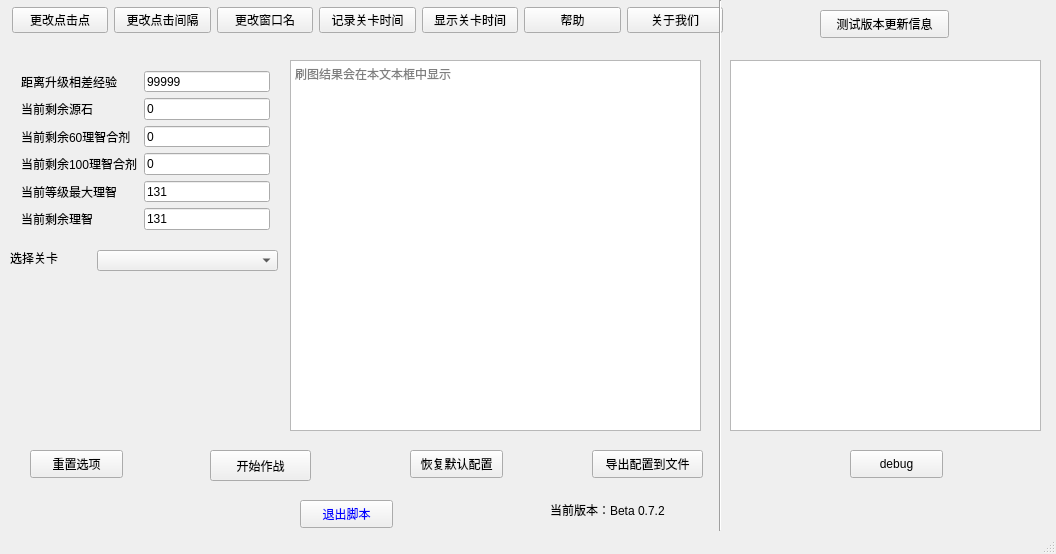
<?xml version="1.0" encoding="UTF-8"?>
<ui version="4.0">
 <class>MainWindow</class>
 <widget class="QMainWindow" name="MainWindow">
  <property name="geometry">
   <rect>
    <x>0</x>
    <y>0</y>
    <width>1056</width>
    <height>554</height>
   </rect>
  </property>
  <property name="windowTitle">
   <string>明日方舟-刷图脚本</string>
  </property>
  <property name="windowIcon">
   <iconset>
    <normaloff>MainWindowIcon.jpg</normaloff>MainWindowIcon.jpg</iconset>
  </property>
  <property name="toolTipDuration">
   <number>-1</number>
  </property>
  <property name="documentMode">
   <bool>false</bool>
  </property>
  <widget class="QWidget" name="centralWidget">
   <widget class="QTextBrowser" name="result_textarea">
    <property name="geometry">
     <rect>
      <x>290</x>
      <y>60</y>
      <width>411</width>
      <height>371</height>
     </rect>
    </property>
    <property name="placeholderText">
     <string>刷图结果会在本文本框中显示</string>
    </property>
   </widget>
   <widget class="QPushButton" name="start">
    <property name="geometry">
     <rect>
      <x>210</x>
      <y>450</y>
      <width>101</width>
      <height>31</height>
     </rect>
    </property>
    <property name="text">
     <string>开始作战</string>
    </property>
   </widget>
   <widget class="QPushButton" name="reset">
    <property name="geometry">
     <rect>
      <x>30</x>
      <y>450</y>
      <width>93</width>
      <height>28</height>
     </rect>
    </property>
    <property name="text">
     <string>重置选项</string>
    </property>
   </widget>
   <widget class="QPushButton" name="input">
    <property name="geometry">
     <rect>
      <x>410</x>
      <y>450</y>
      <width>93</width>
      <height>28</height>
     </rect>
    </property>
    <property name="text">
     <string>恢复默认配置</string>
    </property>
   </widget>
   <widget class="QPushButton" name="output">
    <property name="geometry">
     <rect>
      <x>592</x>
      <y>450</y>
      <width>111</width>
      <height>28</height>
     </rect>
    </property>
    <property name="text">
     <string>导出配置到文件</string>
    </property>
   </widget>
   <widget class="QLabel" name="version">
    <property name="geometry">
     <rect>
      <x>550</x>
      <y>500</y>
      <width>161</width>
      <height>20</height>
     </rect>
    </property>
    <property name="text">
     <string>当前版本：Beta 0.7.2</string>
    </property>
   </widget>
   <widget class="QPushButton" name="Exit">
    <property name="geometry">
     <rect>
      <x>300</x>
      <y>500</y>
      <width>93</width>
      <height>28</height>
     </rect>
    </property>
    <property name="styleSheet">
     <string notr="true">color: rgb(0, 0, 255);</string>
    </property>
    <property name="text">
     <string>退出脚本</string>
    </property>
   </widget>
   <widget class="QWidget" name="horizontalLayoutWidget">
    <property name="geometry">
     <rect>
      <x>10</x>
      <y>0</y>
      <width>715</width>
      <height>41</height>
     </rect>
    </property>
    <layout class="QHBoxLayout" name="horizontalLayout">
     <property name="leftMargin">
      <number>2</number>
     </property>
     <property name="topMargin">
      <number>2</number>
     </property>
     <property name="rightMargin">
      <number>2</number>
     </property>
     <property name="bottomMargin">
      <number>2</number>
     </property>
     <item>
      <widget class="QPushButton" name="pixelButton">
       <property name="text">
        <string>更改点击点</string>
       </property>
      </widget>
     </item>
     <item>
      <widget class="QPushButton" name="cSleepButton">
       <property name="text">
        <string>更改点击间隔</string>
       </property>
      </widget>
     </item>
     <item>
      <widget class="QPushButton" name="windowButton">
       <property name="text">
        <string>更改窗口名</string>
       </property>
      </widget>
     </item>
     <item>
      <widget class="QPushButton" name="LevelTimeRecord">
       <property name="text">
        <string>记录关卡时间</string>
       </property>
      </widget>
     </item>
     <item>
      <widget class="QPushButton" name="levelTimeShow">
       <property name="text">
        <string>显示关卡时间</string>
       </property>
      </widget>
     </item>
     <item>
      <widget class="QPushButton" name="helpButton">
       <property name="text">
        <string>帮助</string>
       </property>
      </widget>
     </item>
     <item>
      <widget class="QPushButton" name="aboutButton">
       <property name="text">
        <string>关于我们</string>
       </property>
      </widget>
     </item>
    </layout>
   </widget>
   <widget class="QTextBrowser" name="debugtext">
    <property name="geometry">
     <rect>
      <x>730</x>
      <y>60</y>
      <width>311</width>
      <height>371</height>
     </rect>
    </property>
   </widget>
   <widget class="QPushButton" name="debugbutt">
    <property name="geometry">
     <rect>
      <x>850</x>
      <y>450</y>
      <width>93</width>
      <height>28</height>
     </rect>
    </property>
    <property name="text">
     <string>debug</string>
    </property>
   </widget>
   <widget class="QPushButton" name="updateinfo">
    <property name="geometry">
     <rect>
      <x>820</x>
      <y>10</y>
      <width>129</width>
      <height>28</height>
     </rect>
    </property>
    <property name="text">
     <string>测试版本更新信息</string>
    </property>
   </widget>
   <widget class="Line" name="line">
    <property name="geometry">
     <rect>
      <x>710</x>
      <y>0</y>
      <width>20</width>
      <height>531</height>
     </rect>
    </property>
    <property name="orientation">
     <enum>Qt::Vertical</enum>
    </property>
   </widget>
   <widget class="QWidget" name="formLayoutWidget">
    <property name="geometry">
     <rect>
      <x>10</x>
      <y>60</y>
      <width>271</width>
      <height>181</height>
     </rect>
    </property>
    <layout class="QFormLayout" name="formLayout">
     <item row="0" column="0">
      <widget class="QLabel" name="User_exp">
       <property name="text">
        <string>距离升级相差经验</string>
       </property>
      </widget>
     </item>
     <item row="0" column="1">
      <widget class="QLineEdit" name="User_exp_label">
       <property name="styleSheet">
        <string notr="true">font: 63 9pt &quot;Bahnschrift SemiBold&quot;;</string>
       </property>
       <property name="text">
        <string>99999</string>
       </property>
      </widget>
     </item>
     <item row="1" column="0">
      <widget class="QLabel" name="User_stone">
       <property name="text">
        <string>当前剩余源石</string>
       </property>
      </widget>
     </item>
     <item row="1" column="1">
      <widget class="QLineEdit" name="User_stone_label">
       <property name="styleSheet">
        <string notr="true">font: 63 9pt &quot;Bahnschrift SemiBold&quot;;</string>
       </property>
       <property name="text">
        <string>0</string>
       </property>
      </widget>
     </item>
     <item row="2" column="0">
      <widget class="QLabel" name="User_60">
       <property name="text">
        <string>当前剩余60理智合剂</string>
       </property>
      </widget>
     </item>
     <item row="2" column="1">
      <widget class="QLineEdit" name="User_60_label">
       <property name="styleSheet">
        <string notr="true">font: 63 9pt &quot;Bahnschrift SemiBold&quot;;</string>
       </property>
       <property name="text">
        <string>0</string>
       </property>
      </widget>
     </item>
     <item row="3" column="0">
      <widget class="QLabel" name="User_100">
       <property name="text">
        <string>当前剩余100理智合剂</string>
       </property>
      </widget>
     </item>
     <item row="3" column="1">
      <widget class="QLineEdit" name="User_100_label">
       <property name="styleSheet">
        <string notr="true">font: 63 9pt &quot;Bahnschrift SemiBold&quot;;</string>
       </property>
       <property name="text">
        <string>0</string>
       </property>
      </widget>
     </item>
     <item row="4" column="0">
      <widget class="QLabel" name="User_maxheal">
       <property name="text">
        <string>当前等级最大理智</string>
       </property>
      </widget>
     </item>
     <item row="4" column="1">
      <widget class="QLineEdit" name="User_maxheal_label">
       <property name="styleSheet">
        <string notr="true">font: 63 9pt &quot;Bahnschrift SemiBold&quot;;</string>
       </property>
       <property name="text">
        <string>131</string>
       </property>
      </widget>
     </item>
     <item row="5" column="0">
      <widget class="QLabel" name="label">
       <property name="text">
        <string>当前剩余理智</string>
       </property>
      </widget>
     </item>
     <item row="5" column="1">
      <widget class="QLineEdit" name="User_leftheal_label">
       <property name="styleSheet">
        <string notr="true">font: 63 9pt &quot;Bahnschrift SemiBold&quot;;</string>
       </property>
       <property name="text">
        <string>131</string>
       </property>
      </widget>
     </item>
    </layout>
   </widget>
   <widget class="QComboBox" name="selectLevevl">
    <property name="geometry">
     <rect>
      <x>97</x>
      <y>250</y>
      <width>181</width>
      <height>21</height>
     </rect>
    </property>
   </widget>
   <widget class="QLabel" name="label_2">
    <property name="geometry">
     <rect>
      <x>10</x>
      <y>250</y>
      <width>60</width>
      <height>15</height>
     </rect>
    </property>
    <property name="text">
     <string>选择关卡</string>
    </property>
   </widget>
  </widget>
  <widget class="QStatusBar" name="statusBar"/>
  <action name="pixel">
   <property name="checkable">
    <bool>true</bool>
   </property>
   <property name="checked">
    <bool>false</bool>
   </property>
   <property name="text">
    <string>更改像素点位置</string>
   </property>
   <property name="shortcut">
    <string>Ctrl+P</string>
   </property>
   <property name="autoRepeat">
    <bool>false</bool>
   </property>
   <property name="iconVisibleInMenu">
    <bool>true</bool>
   </property>
  </action>
  <action name="WinName">
   <property name="text">
    <string>更改窗口名称</string>
   </property>
   <property name="shortcut">
    <string>Ctrl+W</string>
   </property>
  </action>
  <action name="timestep">
   <property name="text">
    <string>更改点击时间间隔</string>
   </property>
   <property name="shortcut">
    <string>Ctrl+T</string>
   </property>
  </action>
  <action name="aboutme">
   <property name="text">
    <string>关于我</string>
   </property>
   <property name="shortcut">
    <string>Ctrl+A</string>
   </property>
  </action>
  <action name="readme">
   <property name="text">
    <string>使用说明</string>
   </property>
   <property name="shortcut">
    <string>Ctrl+R</string>
   </property>
  </action>
  <action name="action_2">
   <property name="text">
    <string>关卡时间记录</string>
   </property>
  </action>
 </widget>
 <layoutdefault spacing="6" margin="11"/>
 <resources/>
 <connections/>
 <slots>
  <slot>clickLap()</slot>
  <slot>clickHere()</slot>
  <slot>start()</slot>
  <slot>divTime()</slot>
  <slot>findprog()</slot>
 </slots>
</ui>
